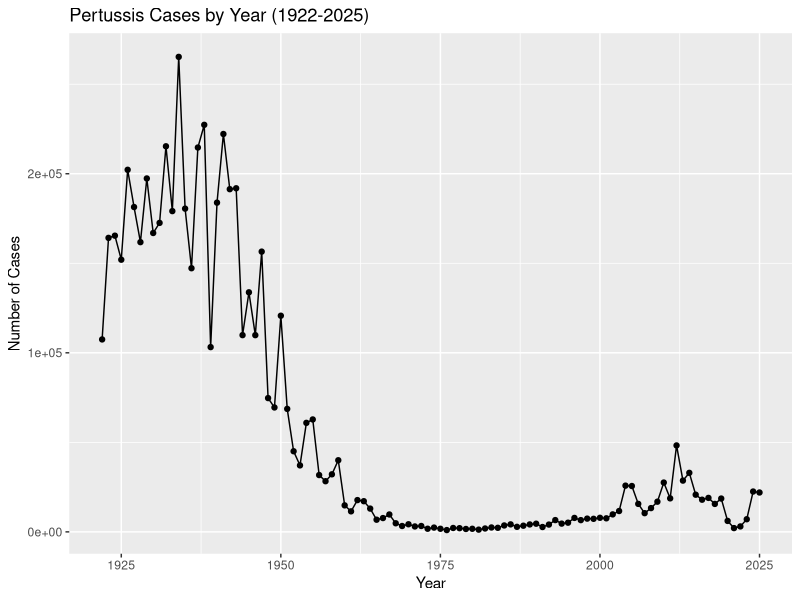
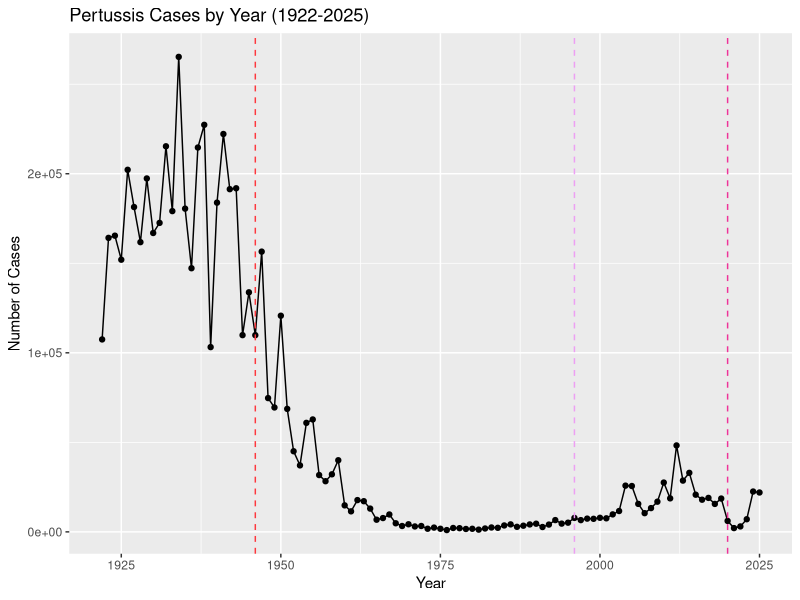

Here is the R script that generated these plots, in order: (Note: this script raises an error after producing the figures.)
## ---- chunk 1
cdc <- data.frame(data.table::data.table(
                                      year = c(1922L,1923L,
                                               1924L,1925L,1926L,1927L,1928L,
                                               1929L,1930L,1931L,1932L,1933L,
                                               1934L,1935L,1936L,1937L,
                                               1938L,1939L,1940L,1941L,1942L,
                                               1943L,1944L,1945L,1946L,1947L,
                                               1948L,1949L,1950L,1951L,
                                               1952L,1953L,1954L,1955L,1956L,
                                               1957L,1958L,1959L,1960L,1961L,
                                               1962L,1963L,1964L,1965L,1966L,
                                               1967L,1968L,1969L,1970L,
                                               1971L,1972L,1973L,1974L,1975L,
                                               1976L,1977L,1978L,1979L,1980L,
                                               1981L,1982L,1983L,1984L,
                                               1985L,1986L,1987L,1988L,1989L,
                                               1990L,1991L,1992L,1993L,1994L,
                                               1995L,1996L,1997L,1998L,1999L,
                                               2000L,2001L,2002L,2003L,
                                               2004L,2005L,2006L,2007L,2008L,
                                               2009L,2010L,2011L,2012L,2013L,
                                               2014L,2015L,2016L,2017L,
                                               2018L,2019L,2020L,2021L,2022L,
                                               2023L,2024L,2025L),
              cases = c(107473,164191,
                                               165418,152003,202210,181411,
                                               161799,197371,166914,172559,
                                               215343,179135,265269,180518,
                                               147237,214652,227319,103188,
                                               183866,222202,191383,191890,
                                               109873,133792,109860,156517,74715,
                                               69479,120718,68687,45030,
                                               37129,60886,62786,31732,28295,
                                               32148,40005,14809,11468,17749,
                                               17135,13005,6799,7717,9718,
                                               4810,3285,4249,3036,3287,
                                               1759,2402,1738,1010,2177,2063,
                                               1623,1730,1248,1895,2463,
                                               2276,3589,4195,2823,3450,4157,
                                               4570,2719,4083,6586,4617,
                                               5137,7796,6564,7405,7298,7867,
                                               7580,9771,11647,25827,25616,
                                               15632,10454,13278,16858,27550,
                                               18719,48277,28639,32971,
                                               20762,17972,18975,15609,18617,
                                               6124,2116,3044,7063,22538,21996)
            ))
## ---- chunk 2
library(ggplot2)

ggplot(cdc) + 
  aes(year, cases) +
  geom_line() + 
  geom_point() +
  labs(x = "Year", y = "Number of Cases", title = "Pertussis Cases by Year (1922-2025)")
## ---- chunk 3
ggplot(cdc) + 
  aes(year, cases) +
  geom_point() +
  geom_line() + 
  
  geom_vline(xintercept = 1946, col = "#FD383e", lty=2) +
  geom_vline(xintercept = 1996, col = "#ed9ff3", lty=2) +
  geom_vline(xintercept = 2020, col = "#e39", lty=2) +
  labs(x = "Year", y = "Number of Cases", title = "Pertussis Cases by Year (1922-2025)")
## ---- chunk 4
library(jsonlite)

subject <- read_json("https://www.cmi-pb.org/api/subject", simplifyVector = TRUE) 
head(subject, 3)
## ---- chunk 5
table(subject$infancy_vac)
## ---- chunk 6
table(subject$biological_sex)
## ---- chunk 7
table(subject$race, subject$biological_sex)
## ---- chunk 8
specimen <- read_json("http://cmi-pb.org/api/v5_1/specimen", simplifyVector = TRUE)
ab_titer <- read_json("http://cmi-pb.org/api/v5_1/plasma_ab_titer", simplifyVector = TRUE)

head(specimen)
head(ab_titer)
## ---- chunk 9
library(dplyr)
meta <- inner_join(subject, specimen)
head(meta)
## ---- chunk 10
abdata <- inner_join(ab_titer, meta)
head(abdata)
## ---- chunk 11
table(abdata$isotype)
## ---- chunk 12
table(abdata$antigen)
## ---- chunk 13
table(abdata$dataset)
## ---- chunk 14
igg <- abdata |>
  filter(isotype == "IgG")
head(igg)
## ---- chunk 15
ggplot(igg) +
  aes(MFI_normalised, antigen) +
  geom_boxplot()  +
   xlim(0,75) +
  facet_wrap(vars(visit), nrow=2)
## ---- chunk 16
ggplot(igg) +
  aes(MFI_normalised, antigen) +
  geom_boxplot() +
  facet_wrap(~infancy_vac)
## ---- chunk 17
ggplot(igg) +
  aes(MFI_normalised, antigen, col=infancy_vac) +
  geom_boxplot()
## ---- chunk 18
ggplot(igg) +
  aes(MFI_normalised, antigen, col=infancy_vac) +
  geom_boxplot() +
  xlim(0,75) +
  facet_wrap(vars(visit), nrow=2) 
## ---- chunk 19
pt.igg.21 <- igg |> filter(antigen == "PT",
              dataset == "2021_dataset")

ggplot(pt.igg.21) +
  aes(planned_day_relative_to_boost,
      MFI_normalised,
      col=infancy_vac,
      group = subject_id)+
  geom_point(alpha = 0.4) +
  geom_line(alpha = 0.4) +
  geom_smooth(aes(group = infancy_vac), se = T, span = 0.5)
  geom_vline(xintercept = 14, lty=2)
